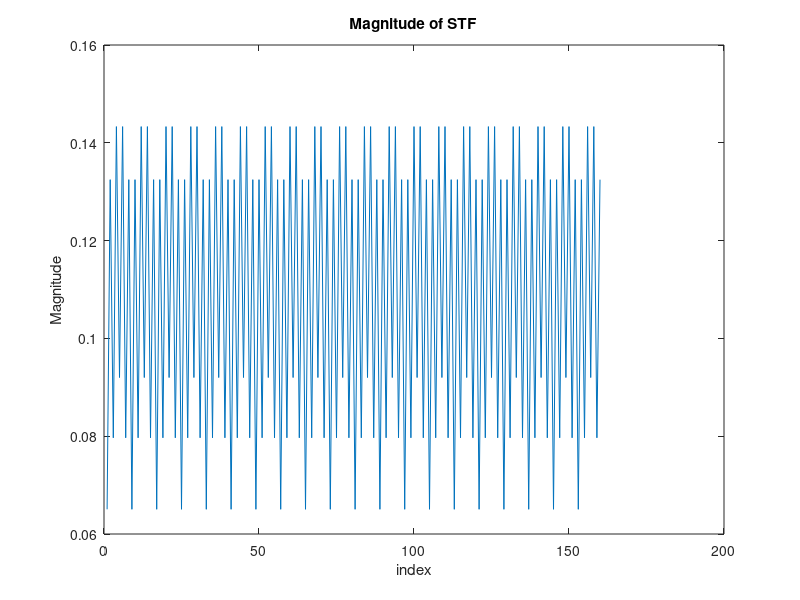
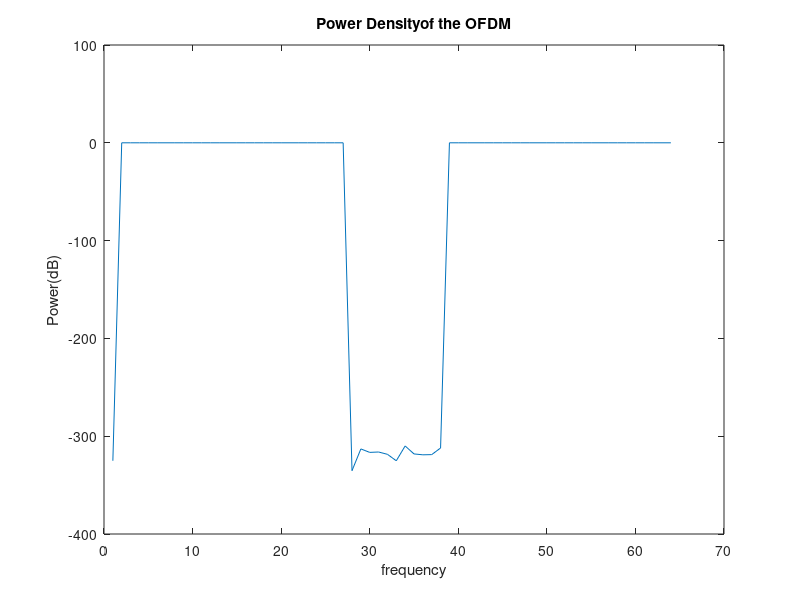
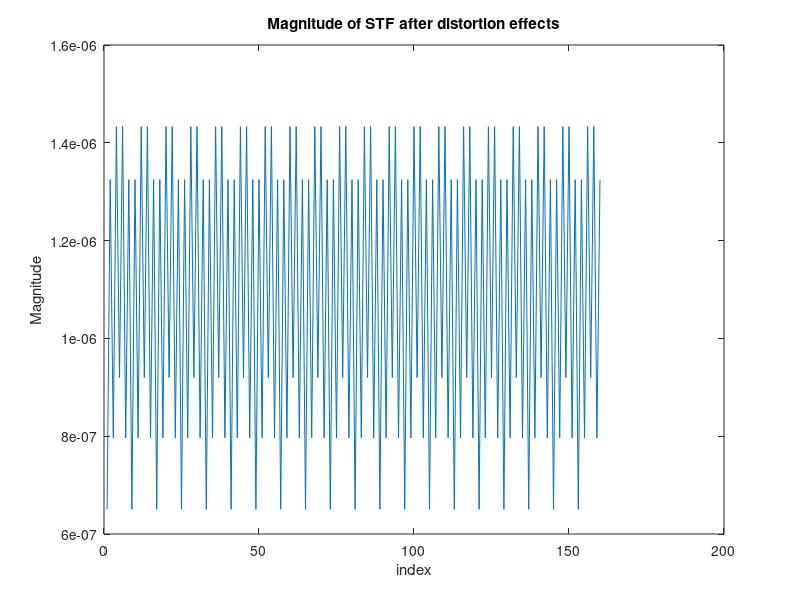
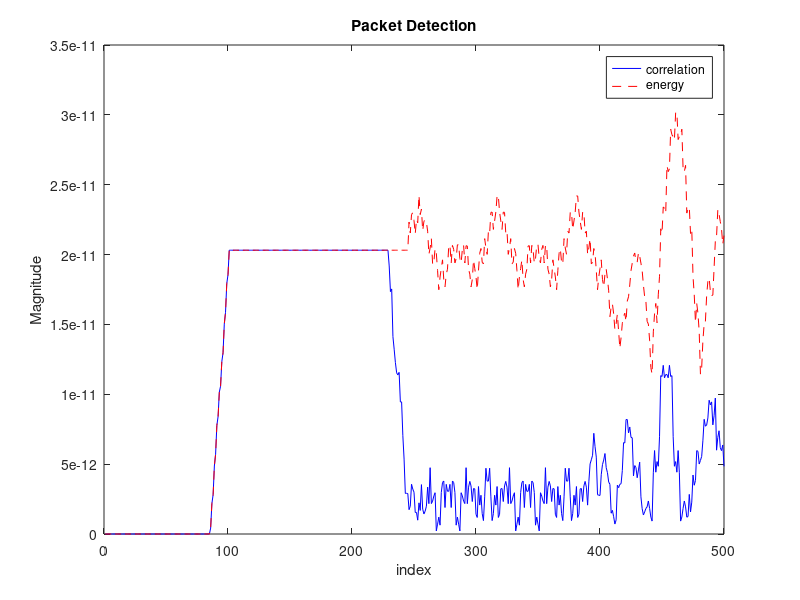

The MATLAB source for these figures, in order:

%% Packet Construction
clear
clc
B = 20e6; % Sampling rate 
N = 64; % FFT Size
L = 16; % Cyclic Prefix
%%step a)
%% Get random vector contains 4176 bits
my_packet =  randi([0,1], 1, 4176);

%% Convert them into BPSK symbols
my_BPSK_symbols = zeros(1,4176);
for i = 1: length(my_packet)
    element = my_packet(i);
    if  element == 0
        my_BPSK_symbols(i) = 1 + 0i;
    else
        my_BPSK_symbols(i) = -1 + 0i;
    end
end
N_data = 48; % number of data
my_BPSK_symbols = complex(my_BPSK_symbols);
N_block = ceil(length(my_BPSK_symbols) / N_data);
my_BPSK_symbols = reshape(my_BPSK_symbols,N_data, N_block);
my_BPSK_symbols = my_BPSK_symbols';
%% Group BPSK symbols into 802.11 OFDM symbols

N_pilots = 4; % number of pilots
pilots = 1+0i; % pilots
pilots_index = [7, 21, 43, 57]; %piltos index in the ofdm dymbol
pilots_index = pilots_index + 1; %piltos index in the ofdm dymbol

N_nulls = 12; % number of nulls
nulls_index = [0, 27, 28, 29, 30, 31, 32, 33, 34, 35, 36, 37]; % nulls' index
nulls_index = nulls_index + 1; % nulls' index

data_index = setdiff(1:N, [pilots_index, nulls_index]);

my_OFDM_symbol = complex(zeros(N_block, N));% 87 by 64

% Insert data
% 87 by 64
my_OFDM_symbol(:,data_index) = my_BPSK_symbols; 
% Insert pilot
my_OFDM_symbol(:,pilots_index) = 1;
% Insert null
my_OFDM_symbol(:,nulls_index) = 0;
%% step b) OFDM Modulation

N_cyclic_prefix = 16;% 16 samples for cyclic prefix
% 64-point IFFT
my_modulation_time = ifft(my_OFDM_symbol, N, 2);

% Add a 16 sample cyclic prefix
% 87 by 80
my_modulation_time_prefix = cat(2,my_modulation_time(:,end-N_cyclic_prefix+1:end),my_modulation_time);

%% step c) Add STF and LTF preamables
stf_freq = complex(zeros(1, N)); % From 802.11
stf_freq(1,end-25:end) = sqrt(13/6) * [0, 0, 1+1i, 0, 0, 0, -1-1i, 0, 0, 0, 1+1i, 0, 0, 0, -1-1i, 0, 0, 0, -1-1i, 0, 0, 0, 1+1i, 0, 0, 0];
stf_freq(1, 1:27) = sqrt(13/6) * [0, 0, 0, 0, -1-1i, 0, 0, 0, -1-1j, 0, 0, 0, 1+1i, 0, 0, 0, 1+1i, 0, 0, 0, 1+1i, 0, 0, 0, 1+1i, 0,0];
stf_time = ifft(stf_freq, N,2);
stf_symbol = stf_time(1:16);
stf_all = cat(2, stf_symbol,stf_symbol, stf_symbol,stf_symbol, stf_symbol,stf_symbol, stf_symbol,stf_symbol, stf_symbol,stf_symbol);

ltf_freq = complex(zeros(1,N));
ltf_freq(1,end-25:end) = [1, 1, -1, -1, 1, 1, -1, 1, -1, 1, 1, 1, 1, 1, 1, -1, -1, 1, 1, -1, 1, -1, 1, 1, 1, 1];
ltf_freq(1,1:27) = [0, 1, -1, -1, 1, 1, -1, 1, -1, 1, -1, -1, -1, -1, -1, 1, 1, -1, -1, 1, -1, 1, -1, 1, 1, 1, 1];
ltf_time = ifft(ltf_freq, N,2);
ltf_symbol = ltf_time;
ltf_all = cat(2, ltf_symbol(end-31: end), ltf_symbol, ltf_symbol);


% Concatencate STF and LTF
prefix_data = reshape(my_modulation_time_prefix', 1, 6960);
%% step d) Plot STF and Power Spectrum Density of the OFDM data symbols
figure('Name','Magnitude of STF');
plot(linspace(1,160,160), abs(stf_all));
xlabel('index');
ylabel('Magnitude');
title('Magnitude of STF');
saveas(gcf, 'Magnitude of STF.png');

figure('Name','Power Density of the OFDM')
plot(linspace(1, N, N),20*log10(abs(fft(prefix_data,64,2))));
xlabel('frequency');
ylabel('Power(dB)');
title('Power Densityof the OFDM');
saveas(gcf, 'Power_Spectrum_Density.png');
%% Packet transmission and channel distortion
data_stf_ltf = cat(2, stf_all, ltf_all,prefix_data);
data_with_idle = cat(2, zeros(1,100), data_stf_ltf); % Add idle period
% Define variables
magnitude_distortion = 10^(-5);
channel_shift = exp(-1i*3*pi/4);
freq_offset = exp(-1i*2*pi*0.00017 * (1:length(data_with_idle)));
channel_noise = 10^(-14);
random_noise = randn(1,length(data_with_idle));
random_noise = random_noise*channel_noise + 0;
% After Distortion
data_after_distortion = data_with_idle *magnitude_distortion * channel_shift.* freq_offset + random_noise;

figure('Name','Magnitude_of_STF_after_distortion_effects');
plot(linspace(1,160,160), abs(data_after_distortion(:, 101:101+160-1)));
xlabel('index');
ylabel('Magnitude');
title('Magnitude of STF after distortion effects');
saveas(gcf, 'Magnitude_of_STF_after_distortion_effects.png');
%% Packet Detection
len_Detection = 500; % Known stf is in 101-260
correlation = zeros(1, len_Detection);
energy = zeros(1,len_Detection);
for m=1:len_Detection
    % Correlation = current 16 samples and next 16samples
    correlation(1,m) = dot(data_after_distortion(:,m:m+16-1), data_after_distortion(:,m+16 :m+16 + 15));
    % Energy: E = data^2
    energy(1, m) = dot(data_after_distortion(:,m:m+16-1), data_after_distortion(:,m:m+16-1));
end
figure('Name','Packet Detection');
plot(linspace(1,len_Detection,len_Detection), abs(correlation),'b-');
hold on 
plot(linspace(1,len_Detection,len_Detection), abs(energy),'r--');
xlabel('index');
ylabel('Magnitude');
legend('correlation', 'energy');
title('Packet Detection');
saveas(gcf, 'Packet_Detection.png');
% Find where packet is detected: when they are roughly the same
stf_find_detect = find(abs(correlation) > 0.95*abs(energy)) + 31
% 101-260

%% Packet Synchronization
% Cross-correlation, detected if the know sequence has occurred
cross_correlation = zeros(1,500);
% channel_distortion_synchronization = zeros(1,500);
for m = 1: 500
     cross_correlation(1, m) = dot(data_after_distortion(:,m:m+16-1), stf_all(:,1:16));
     % channel_distortion_synchronization(1,m) = dot(magnitude_distortion * channel_shift.* freq_offset(:,m:m+16-1), magnitude_distortion * channel_shift.* freq_offset(:,m:m+16-1));
end
figure('Name','Packet Synchronization, cross-correlation');
plot(linspace(1,500,500), abs(cross_correlation),'b-');
% hold on 
% plot(linspace(1,len_Detection,len_Detection), abs(channel_distortion_synchronization),'r--');
xlabel('index');
ylabel('Magnitude');
legend('cross-correlation');
title('Packet Synchronization, cross-correlation');
saveas(gcf, 'Packet-Synchronization_cross-correlation.png');
% Find where stf started
str_find_synch = find(abs(cross_correlation) >= 0.95*max(abs(cross_correlation)))
% 101   117   133   149   165   181   197   213   229   245
%%  Channel estimation and packet decoding
delta_freq = zeros(1, 160);
for i = 261 : 261+159-64 % 261(100 + 160) where ltf start
    y_n = data_after_distortion(i);
    y_n_N = data_after_distortion(i + N);
    delta_freq(1, i) = abs((imag(y_n_N / y_n)) / (2*pi *64));
end
delta_freq = delta_freq(1,261:end);
delta_freq_avg = sum(delta_freq)/96 %1.6987e-04
fprintf("Frequency_offset: %d\n", delta_freq_avg); % print the frequency offset
data_after_compensation = data_after_distortion .* exp(1i* 2 * pi* delta_freq_avg * linspace(1,length(data_after_distortion), length(data_after_distortion))); %exp(-j2piif)

% Channel gain estimation

% For LTF, received signal on subcarrier k is Y(k) = FFT(LTF1) or FFT(LTF2)
Y = fft(data_after_compensation(261 + 32:261 + 32 + 63), 64, 2);
fprintf("Distortion:\n"); % print the distortion
H = Y ./ ltf_freq

%% Decode
% starting time of OFDM data symbol is 100 + 320
OFDM_data_symbol = data_after_compensation(100 + 320 + 1: end); % 1 by 6960

% Remove cyclic prefix
OFDM_data_symbol_reshape = (reshape(OFDM_data_symbol, 80, 87))'; % 87 by 80

OFDM_data_symbol_noprefix = OFDM_data_symbol_reshape(:,17:end); % 87 by 64

OFDM_data_symbol_noprefix_freq = fft(OFDM_data_symbol_noprefix, 64, 2); % fft 64

data_revert = zeros(87, 64);
H_repeated = repmat(H, 87,1);
data_revert(:, data_index) = OFDM_data_symbol_noprefix_freq(:, data_index) ./ H_repeated(:, data_index); % Y(k) / H(k)

data_revert = data_revert(:, data_index);

% Demap
bpsk_symbol_recover = reshape(data_revert', 4176, 1)';

packet_recovery = zeros(1, 4176);
for i = 1: length(bpsk_symbol_recover)
    if real(bpsk_symbol_recover(i)) < 0
        packet_recovery(:, i) = 1;
    else
        packet_recovery(:, i) = 0;
    end
end

% Verify if they are the same
if packet_recovery == my_packet
    fprintf("I send:\n");
    disp(my_packet);
    fprintf("I received:\n");
    disp(packet_recovery);
    fprintf("Yes you got the same packet\n");
else
    fprintf("Noooooo!!! They are not the same\n"); 
end